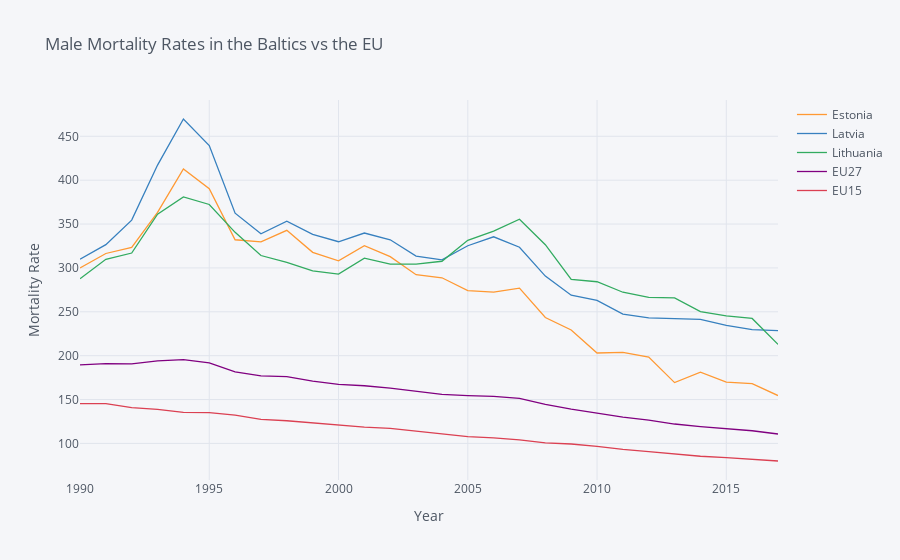

The notebook cell this image was saved under:
### Code cell
eu_comparison_graph({"SP.DYN.AMRT.MA":"Male Mortality"}, "Male Mortality Rates in the Baltics vs the EU", "Mortality Rate")

### Figure 1 — Plotly figure (JSON) as saved in the notebook; plotly's stock layout.template omitted (floating-point values rounded to 4 significant figures)
{"data": [{"line": {"color": "rgba(255, 153, 51, 1.0)", "dash": "solid", "shape": "linear", "width": 1.3}, "mode": "lines", "name": "Estonia", "text": "", "type": "scatter", "x": [1990, 1991, 1992, 1993, 1994, 1995, 1996, 1997, 1998, 1999, 2000, 2001, 2002, 2003, 2004, 2005, 2006, 2007, 2008, 2009, 2010, 2011, 2012, 2013, 2014, 2015, 2016, 2017], "y": [300.0, 316.5, 323.4, 363.3, 412.7, 390.3, 332.1, 329.7, 342.9, 317.8, 308.0, 325.4, 312.8, 292.2, 288.8, 274.2, 272.5, 277.0, 243.5, 229.2, 203.0, 203.8, 198.3, 169.3, 181.1, 169.9, 168.2, 154.5]}, {"line": {"color": "rgba(55, 128, 191, 1.0)", "dash": "solid", "shape": "linear", "width": 1.3}, "mode": "lines", "name": "Latvia", "text": "", "type": "scatter", "x": [1990, 1991, 1992, 1993, 1994, 1995, 1996, 1997, 1998, 1999, 2000, 2001, 2002, 2003, 2004, 2005, 2006, 2007, 2008, 2009, 2010, 2011, 2012, 2013, 2014, 2015, 2016, 2017], "y": [309.9, 326.5, 354.5, 417.2, 469.7, 439.5, 362.4, 339.0, 353.2, 338.2, 329.8, 339.8, 332.1, 313.5, 309.2, 325.3, 335.5, 323.6, 290.7, 269.0, 263.1, 247.4, 243.2, 242.2, 241.4, 234.6, 229.6, 228.6]}, {"line": {"color": "rgba(50, 171, 96, 1.0)", "dash": "solid", "shape": "linear", "width": 1.3}, "mode": "lines", "name": "Lithuania", "text": "", "type": "scatter", "x": [1990, 1991, 1992, 1993, 1994, 1995, 1996, 1997, 1998, 1999, 2000, 2001, 2002, 2003, 2004, 2005, 2006, 2007, 2008, 2009, 2010, 2011, 2012, 2013, 2014, 2015, 2016, 2017], "y": [287.6, 309.8, 317.0, 361.3, 380.9, 372.3, 340.6, 314.2, 306.3, 296.8, 292.9, 311.1, 304.4, 304.5, 307.6, 331.5, 342.0, 355.6, 326.5, 286.8, 284.3, 272.3, 266.3, 265.8, 250.2, 245.4, 242.5, 212.9]}, {"line": {"color": "rgba(128, 0, 128, 1.0)", "dash": "solid", "shape": "linear", "width": 1.3}, "mode": "lines", "name": "EU27", "text": "", "type": "scatter", "x": [1990, 1991, 1992, 1993, 1994, 1995, 1996, 1997, 1998, 1999, 2000, 2001, 2002, 2003, 2004, 2005, 2006, 2007, 2008, 2009, 2010, 2011, 2012, 2013, 2014, 2015, 2016, 2017], "y": [189.4, 190.9, 190.7, 194.0, 195.6, 191.9, 181.6, 177.0, 176.1, 171.0, 167.2, 165.7, 162.9, 159.3, 155.9, 154.5, 153.5, 151.4, 144.6, 139.2, 134.7, 130.1, 126.6, 122.1, 119.2, 117.0, 114.5, 110.8]}, {"line": {"color": "rgba(219, 64, 82, 1.0)", "dash": "solid", "shape": "linear", "width": 1.3}, "mode": "lines", "name": "EU15", "text": "", "type": "scatter", "x": [1990, 1991, 1992, 1993, 1994, 1995, 1996, 1997, 1998, 1999, 2000, 2001, 2002, 2003, 2004, 2005, 2006, 2007, 2008, 2009, 2010, 2011, 2012, 2013, 2014, 2015, 2016, 2017], "y": [145.4, 145.3, 140.9, 138.8, 135.4, 135.2, 132.3, 127.5, 125.9, 123.3, 121.5, 118.5, 117.2, 114.2, 111.0, 107.8, 106.3, 104.0, 100.6, 99.35, 96.74, 93.17, 90.76, 88.13, 85.38, 83.72, 82.09, 79.98]}], "layout": {"legend": {"bgcolor": "#F5F6F9", "font": {"color": "#4D5663"}}, "paper_bgcolor": "#F5F6F9", "plot_bgcolor": "#F5F6F9", "title": {"font": {"color": "#4D5663"}, "text": "Male Mortality Rates in the Baltics vs the EU"}, "xaxis": {"gridcolor": "#E1E5ED", "showgrid": true, "tickfont": {"color": "#4D5663"}, "title": {"font": {"color": "#4D5663"}, "text": "Year"}, "zerolinecolor": "#E1E5ED"}, "yaxis": {"gridcolor": "#E1E5ED", "showgrid": true, "tickfont": {"color": "#4D5663"}, "title": {"font": {"color": "#4D5663"}, "text": "Mortality Rate"}, "zerolinecolor": "#E1E5ED"}}}
